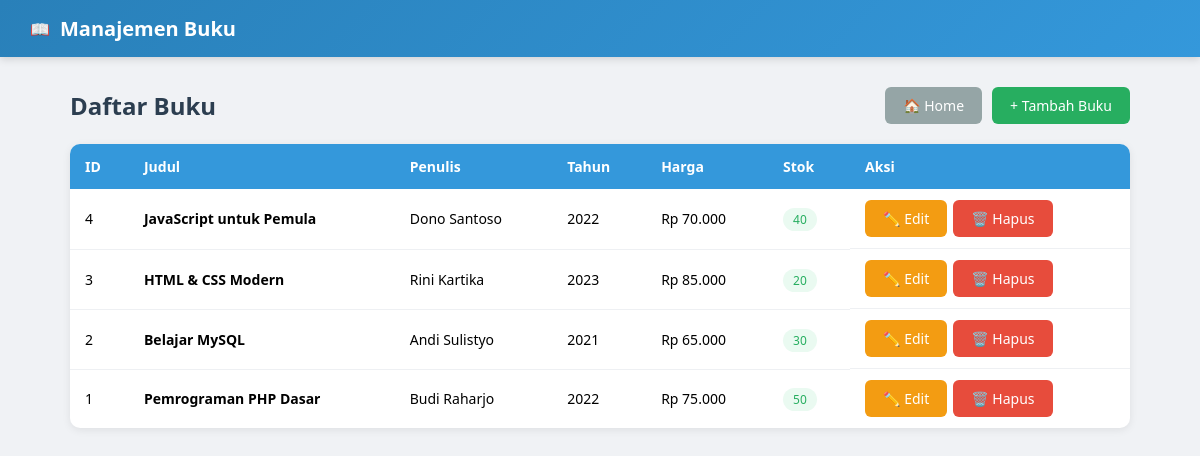
The page /buku/index.php on the database its author committed.
### tables this page shows
CREATE TABLE IF NOT EXISTS buku (
    ID INT AUTO_INCREMENT PRIMARY KEY,
    Judul VARCHAR(255) NOT NULL,
    Penulis VARCHAR(255) NOT NULL,
    Tahun_Terbit INT,
    Harga DECIMAL(10,2),
    Stok INT
);

### buku/index.php (the view, shortened to what this page needs)
<?php
require_once '../koneksi.php';
$result = $conn->query("SELECT * FROM buku ORDER BY ID DESC");
?>
<!DOCTYPE html>
<html lang="id">
<head>
</head>
<body>
<div class="navbar"><span>📖</span><h1>Manajemen Buku</h1></div>
<div class="container">
    <div class="top">
        <h2>Daftar Buku</h2>
        <div style="display:flex;gap:10px;">
            <a href="../index.php" class="btn btn-secondary">🏠 Home</a>
            <a href="tambah.php" class="btn btn-success">+ Tambah Buku</a>
        </div>
    </div>
    <table>
        <thead>
            <tr><th>ID</th><th>Judul</th><th>Penulis</th><th>Tahun</th><th>Harga</th><th>Stok</th><th>Aksi</th></tr>
        </thead>
        <tbody>
        <?php if ($result->num_rows === 0): ?>
            <tr><td colspan="7" class="empty">Belum ada data buku. <a href="tambah.php">Tambah sekarang</a></td></tr>
        <?php else: ?>
        <?php while ($row = $result->fetch_assoc()): ?>
            <tr>
                <td><?= $row['ID'] ?></td>
                <td><strong><?= htmlspecialchars($row['Judul']) ?></strong></td>
                <td><?= htmlspecialchars($row['Penulis']) ?></td>
                <td><?= $row['Tahun_Terbit'] ?></td>
                <td>Rp <?= number_format($row['Harga'], 0, ',', '.') ?></td>
                <td>
                    <span class="badge <?= $row['Stok'] <= 5 ? 'badge-low' : 'badge-ok' ?>">
                        <?= $row['Stok'] ?>
                    </span>
                </td>
                <td style="display:flex;gap:6px;">
                    <a href="edit.php?id=<?= $row['ID'] ?>" class="btn btn-warning">✏️ Edit</a>
                    <a href="hapus.php?id=<?= $row['ID'] ?>" class="btn btn-danger"
                       onclick="return confirm('Yakin ingin menghapus buku ini?')">🗑️ Hapus</a>
                </td>
            </tr>
        <?php endwhile; ?>
        <?php endif; ?>
        </tbody>
    </table>
</div>
</body>
</html>

### buku/index.php (style rules this page uses)
* { margin: 0; padding: 0; box-sizing: border-box; }
body { font-family: 'Segoe UI', Arial, sans-serif; background: #f0f2f5; }
.navbar { background: linear-gradient(135deg, #2980b9, #3498db); color: white; padding: 15px 30px; display: flex; align-items: center; gap: 10px; box-shadow: 0 2px 8px rgba(0,0,0,0.15); }
.navbar h1 { font-size: 20px; }
.container { max-width: 1100px; margin: 30px auto; padding: 0 20px; }
.top { display: flex; justify-content: space-between; align-items: center; margin-bottom: 20px; }
.top h2 { color: #2c3e50; }
.btn { padding: 9px 18px; border-radius: 6px; text-decoration: none; font-size: 14px; border: none; cursor: pointer; display: inline-block; }
.btn-success { background: #27ae60; color: white; }
.btn-warning { background: #f39c12; color: white; }
.btn-danger { background: #e74c3c; color: white; }
.btn-secondary { background: #95a5a6; color: white; }
table { width: 100%; border-collapse: collapse; background: white; border-radius: 10px; overflow: hidden; box-shadow: 0 2px 8px rgba(0,0,0,0.08); }
th { background: #3498db; color: white; padding: 13px 15px; text-align: left; font-size: 14px; }
td { padding: 11px 15px; border-bottom: 1px solid #eef0f3; font-size: 14px; }
tr:last-child td { border-bottom: none; }
.badge { padding: 3px 10px; border-radius: 20px; font-size: 12px; }
.badge-ok { background: #eafaf1; color: #27ae60; }

### rows shown on the page
buku: ID "4", Judul "JavaScript untuk Pemula", Penulis "Dono Santoso", Tahun_Terbit "2022", Harga "70.000", Stok "40"
buku: ID "3", Judul "HTML & CSS Modern", Penulis "Rini Kartika", Tahun_Terbit "2023", Harga "85.000", Stok "20"
buku: ID "2", Judul "Belajar MySQL", Penulis "Andi Sulistyo", Tahun_Terbit "2021", Harga "65.000", Stok "30"
buku: ID "1", Judul "Pemrograman PHP Dasar", Penulis "Budi Raharjo", Tahun_Terbit "2022", Harga "75.000", Stok "50"
